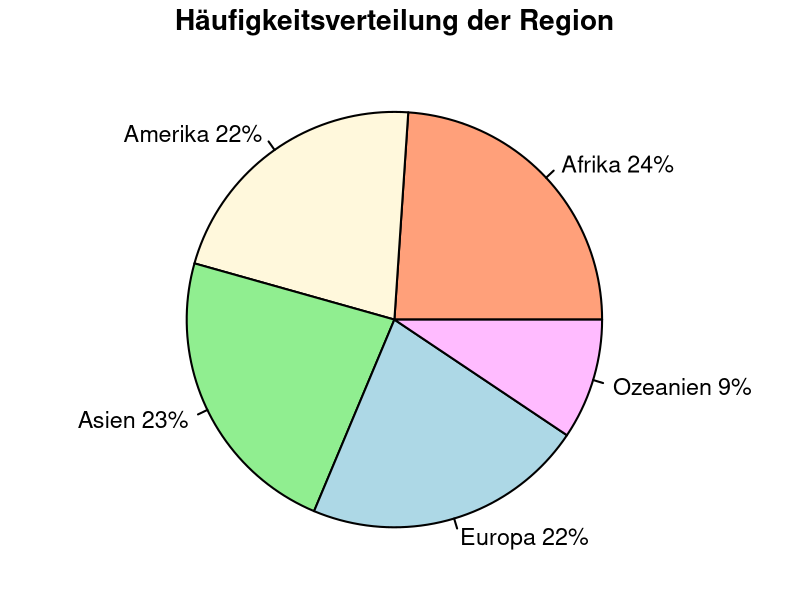
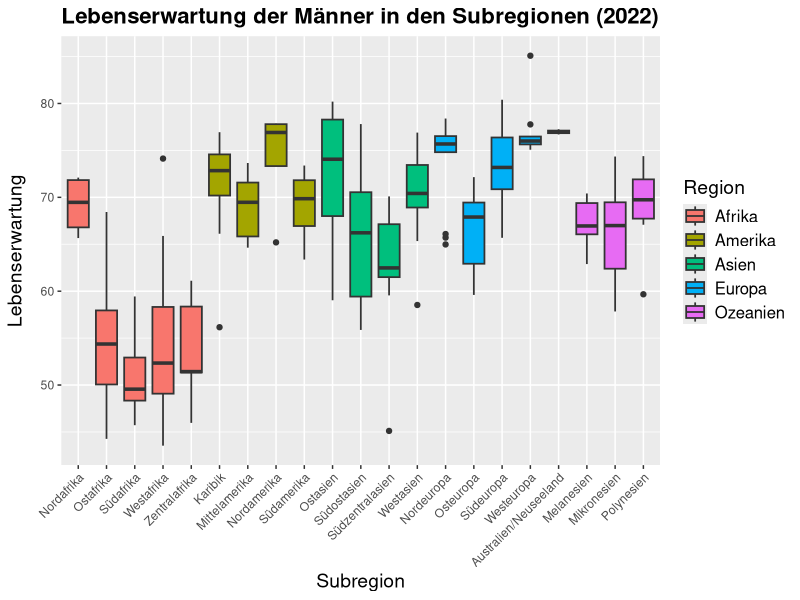
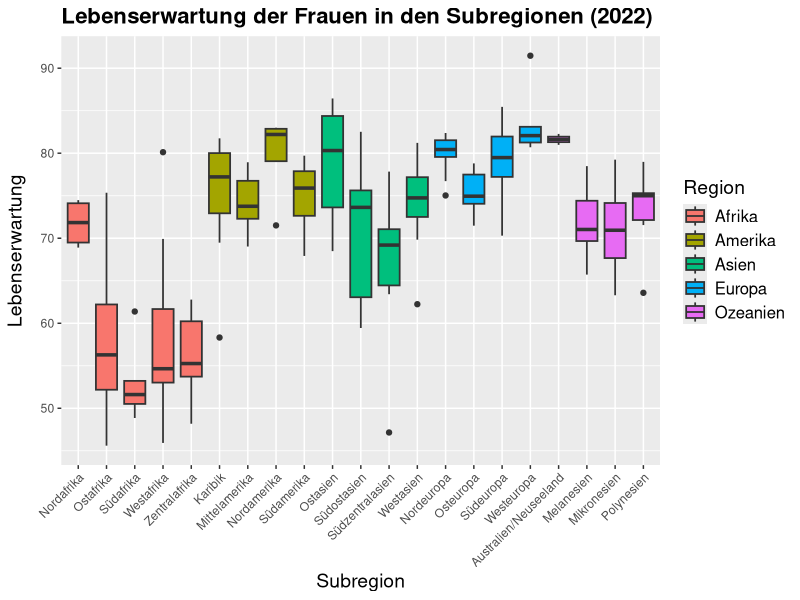
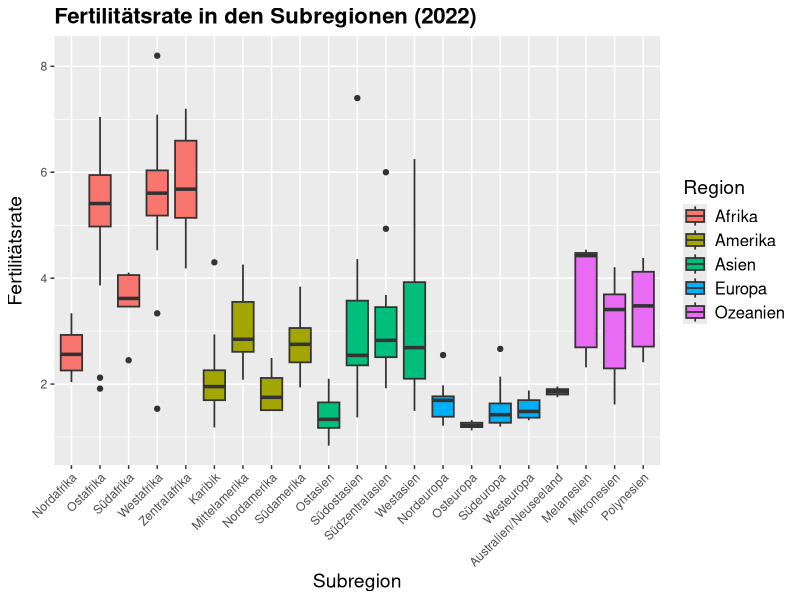

Source code (R) for these figures, in order:
# Bibliotheken laden
library(ggplot2)

# Daten einlesen
setwd("C:/Users/Hanji/OneDrive/Studium/WS 24-25/Fallstudien/Projekt 1")
data = read.csv("census_2022_2002.csv")

# Daten filtern für das Jahr 2022 und fehlende Werte entfernen
na_rows <- data[apply(is.na(data), 1, any), ]
print(na_rows)

data_noNA = na.omit(data)

year2002 = subset(data_noNA, Year == 2002)

year2022 = subset(data_noNA, Year == 2002)

#Variablen überprüfen
year = table(data_noNA$Year)

country = table(data_noNA$Country)

region = table(data_noNA$Region)

subregion = table(data_noNA$Subregion)

################################
#Aufgabe 1

#Year Tabelle

#Country Tabelle

#Subregion Tabelle

#Region Pie-Diagramm

prozent = round((table(data_noNA$Region)/sum(table(data_noNA$Region)))*100)
region_name = c("Afrika", "Amerika", "Asien", "Europa", "Ozeanien")
beschriftung = paste(region_name, " ", prozent, "%", sep="")

plot.new()
plot.window(xlim = c(-1, 1), ylim = c(-1, 1), asp = 1)
opar = par(mar = c(0, 0, 1.4, 0.4), lwd = 2, cex = 1.4, las = 1)

pie(table(data_noNA$Region), labels = beschriftung, main = "Häufigkeitsverteilung der Region", 
    col = c("lightsalmon", "cornsilk", "lightgreen", "lightblue", "plum1"), radius = 0.8)

par(opar)


#Aufgabe 3

# Subregionen ins Deutsche übersetzen und Region hinzufügen
year2022$Subregion[year2022$Subregion == "Eastern Africa"] <- "Ostafrika"
year2022$Subregion[year2022$Subregion == "Middle Africa"] <- "Zentralafrika"
year2022$Subregion[year2022$Subregion == "Northern Africa"] <- "Nordafrika"
year2022$Subregion[year2022$Subregion == "Southern Africa"] <- "Südafrika"
year2022$Subregion[year2022$Subregion == "Western Africa"] <- "Westafrika"
year2022$Subregion[year2022$Subregion == "Caribbean"] <- "Karibik"
year2022$Subregion[year2022$Subregion == "Central America"] <- "Mittelamerika"
year2022$Subregion[year2022$Subregion == "Northern America"] <- "Nordamerika"
year2022$Subregion[year2022$Subregion == "South America"] <- "Südamerika"
year2022$Subregion[year2022$Subregion == "Eastern Asia"] <- "Ostasien"
year2022$Subregion[year2022$Subregion == "South-Central Asia"] <- "Südzentralasien"
year2022$Subregion[year2022$Subregion == "South-Eastern Asia"] <- "Südostasien"
year2022$Subregion[year2022$Subregion == "Western Asia"] <- "Westasien"
year2022$Subregion[year2022$Subregion == "Eastern Europe"] <- "Osteuropa"
year2022$Subregion[year2022$Subregion == "Northern Europe"] <- "Nordeuropa"
year2022$Subregion[year2022$Subregion == "Southern Europe"] <- "Südeuropa"
year2022$Subregion[year2022$Subregion == "Western Europe"] <- "Westeuropa"
year2022$Subregion[year2022$Subregion == "Australia/New Zealand"] <- "Australien/Neuseeland"
year2022$Subregion[year2022$Subregion == "Melanesia"] <- "Melanesien"
year2022$Subregion[year2022$Subregion == "Micronesia"] <- "Mikronesien"
year2022$Subregion[year2022$Subregion == "Polynesia"] <- "Polynesien"

# Region hinzufügen basierend auf den Subregionen
year2022$Region <- ifelse(year2022$Subregion %in% c("Ostafrika", "Zentralafrika", "Nordafrika", "Südafrika", "Westafrika"), "Afrika",
                          ifelse(year2022$Subregion %in% c("Karibik", "Mittelamerika", "Nordamerika", "Südamerika"), "Amerika",
                                 ifelse(year2022$Subregion %in% c("Ostasien", "Südzentralasien", "Südostasien", "Westasien"), "Asien",
                                        ifelse(year2022$Subregion %in% c("Osteuropa", "Nordeuropa", "Südeuropa", "Westeuropa"), "Europa",
                                               ifelse(year2022$Subregion %in% c("Australien/Neuseeland", "Melanesien", "Mikronesien", "Polynesien"), "Ozeanien", 
                                                      NA)))))

# Sortieren der Daten nach Region und Subregion
year2022 <- year2022[order(year2022$Region, year2022$Subregion), ]


#########################
#Boxplots


#Boxplot Lebenserwartung der Männer in den Subregionen
# Boxplot mit ggplot2, nach Region gruppiert und mit farblicher Unterscheidung der Regionen
ggplot(year2022, aes(x = factor(Subregion, levels = unique(Subregion)), y = Life_Expectancy_Male, fill = Region)) +
  geom_boxplot(coef = 1.5, size = 0.6) +
  labs(title = "Lebenserwartung der Männer in den Subregionen (2022)",
       x = "Subregion",
       y = "Lebenserwartung",
       fill = "Region") +  # Legende für die Regionen hinzufügen
  theme(
    plot.title = element_text(size = 16, face = "bold"),  # Überschrift größer und fett
    axis.title.x = element_text(size = 14),  # x-Achsenbeschriftung größer
    axis.title.y = element_text(size = 14, margin = margin(r = 10)),  # y-Achsenbeschriftung größer
    axis.text.x = element_text(angle = 45, hjust = 1),
    legend.text = element_text(size = 12),  # Legendentext größer
    legend.title = element_text(size = 14)  # Legendentitel größer
  )


# Boxplot Lebenserwartung der Frauen in den Subregionen
ggplot(year2022, aes(x = factor(Subregion, levels = unique(Subregion)), y = Life_Expectancy_Female, fill = Region)) +
  geom_boxplot(coef = 1.5, size = 0.6) +
  labs(title = "Lebenserwartung der Frauen in den Subregionen (2022)",
       x = "Subregion",
       y = "Lebenserwartung",
       fill = "Region") +  # Legende für die Regionen hinzufügen
  theme(
    plot.title = element_text(size = 16, face = "bold"),  # Überschrift größer und fett
    axis.title.x = element_text(size = 14),  # x-Achsenbeschriftung größer
    axis.title.y = element_text(size = 14, margin = margin(r = 10)),  # y-Achsenbeschriftung größer mit Abstand
    axis.text.x = element_text(angle = 45, hjust = 1),
    legend.text = element_text(size = 12),  # Legendentext größer
    legend.title = element_text(size = 14)  # Legendentitel größer
  )


# Boxplot Fertilitätsrate in den Subregionen
ggplot(year2022, aes(x = factor(Subregion, levels = unique(Subregion)), y = Total_Fertility_Rate, fill = Region)) +
  geom_boxplot(coef = 1.5, size = 0.6) +
  labs(title = "Fertilitätsrate in den Subregionen (2022)",
       x = "Subregion",
       y = "Fertilitätsrate",
       fill = "Region") +  # Legende für die Regionen hinzufügen
  theme(
    plot.title = element_text(size = 16, face = "bold"),  # Überschrift größer und fett
    axis.title.x = element_text(size = 14),  # x-Achsenbeschriftung größer
    axis.title.y = element_text(size = 14, margin = margin(r = 10)),  # y-Achsenbeschriftung größer mit Abstand
    axis.text.x = element_text(angle = 45, hjust = 1),
    legend.text = element_text(size = 12),  # Legendentext größer
    legend.title = element_text(size = 14)  # Legendentitel größer
  )



##################
##Boxplot mit Basic R Funktion, die X-Achse lassen sich nicht drehen, deshalb sieht sie nicht gut aus.
# plot.new()
# plot.window(xlim = c(-1, 1), ylim = c(-1, 1), asp = 1)
# opar = par(mar = c(10, 4, 4, 1), lwd = 1.4, cex = 0.6, las = 1)
# 
# boxplot(Life_Expectancy_Male ~ Subregion, data = year2022,
#         main = "Lebenserwartung der Männer in den Subregionen (2022)",
#         xlab = "Subregion",
#         ylab = "Lebenserwartung",
#         las = 2,  # Labels auf der x-Achse drehbar machen
#         col = "lightblue")
# 
# par(opar)

